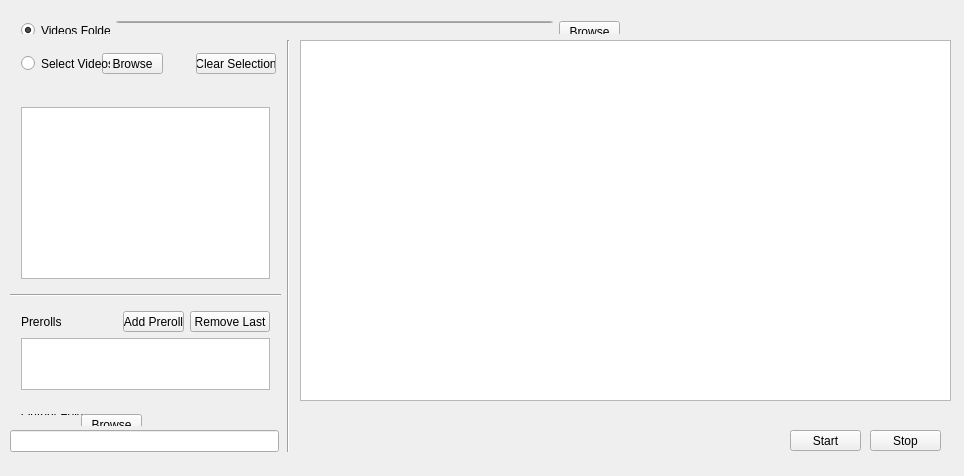
<?xml version="1.0" encoding="UTF-8"?>
<ui version="4.0">
 <class>MainWindow</class>
 <widget class="QMainWindow" name="MainWindow">
  <property name="geometry">
   <rect>
    <x>0</x>
    <y>0</y>
    <width>964</width>
    <height>476</height>
   </rect>
  </property>
  <property name="windowTitle">
   <string>PrerollJoiner</string>
  </property>
  <widget class="QWidget" name="centralWidget">
   <widget class="QWidget" name="layoutWidget">
    <property name="geometry">
     <rect>
      <x>10</x>
      <y>300</y>
      <width>271</width>
      <height>101</height>
     </rect>
    </property>
    <layout class="QGridLayout" name="gridLayout">
     <property name="sizeConstraint">
      <enum>QLayout::SetNoConstraint</enum>
     </property>
     <item row="0" column="0">
      <widget class="QLabel" name="lblPrerolls">
       <property name="maximumSize">
        <size>
         <width>16777215</width>
         <height>21</height>
        </size>
       </property>
       <property name="text">
        <string>Prerolls</string>
       </property>
      </widget>
     </item>
     <item row="1" column="0" colspan="4">
      <widget class="QTextBrowser" name="txtPrerollsList"/>
     </item>
     <item row="0" column="3">
      <widget class="QPushButton" name="btnRemoveLastPreroll">
       <property name="minimumSize">
        <size>
         <width>80</width>
         <height>21</height>
        </size>
       </property>
       <property name="maximumSize">
        <size>
         <width>80</width>
         <height>21</height>
        </size>
       </property>
       <property name="text">
        <string>Remove Last</string>
       </property>
      </widget>
     </item>
     <item row="0" column="2">
      <widget class="QPushButton" name="btnAddPreroll">
       <property name="enabled">
        <bool>true</bool>
       </property>
       <property name="sizePolicy">
        <sizepolicy hsizetype="Fixed" vsizetype="Fixed">
         <horstretch>0</horstretch>
         <verstretch>0</verstretch>
        </sizepolicy>
       </property>
       <property name="minimumSize">
        <size>
         <width>61</width>
         <height>21</height>
        </size>
       </property>
       <property name="maximumSize">
        <size>
         <width>61</width>
         <height>21</height>
        </size>
       </property>
       <property name="text">
        <string>Add Preroll</string>
       </property>
      </widget>
     </item>
    </layout>
   </widget>
   <widget class="QWidget" name="layoutWidget">
    <property name="geometry">
     <rect>
      <x>10</x>
      <y>10</y>
      <width>621</width>
      <height>24</height>
     </rect>
    </property>
    <layout class="QHBoxLayout" name="horizontalLayout">
     <item>
      <widget class="QRadioButton" name="rbtnDirectory">
       <property name="sizePolicy">
        <sizepolicy hsizetype="Fixed" vsizetype="Fixed">
         <horstretch>0</horstretch>
         <verstretch>0</verstretch>
        </sizepolicy>
       </property>
       <property name="minimumSize">
        <size>
         <width>89</width>
         <height>19</height>
        </size>
       </property>
       <property name="maximumSize">
        <size>
         <width>89</width>
         <height>19</height>
        </size>
       </property>
       <property name="text">
        <string>Videos Folder</string>
       </property>
       <property name="checked">
        <bool>true</bool>
       </property>
       <attribute name="buttonGroup">
        <string notr="true">buttonGroup</string>
       </attribute>
      </widget>
     </item>
     <item>
      <widget class="QLineEdit" name="editInputDirectory">
       <property name="minimumSize">
        <size>
         <width>0</width>
         <height>0</height>
        </size>
       </property>
       <property name="maximumSize">
        <size>
         <width>500</width>
         <height>16777215</height>
        </size>
       </property>
       <property name="readOnly">
        <bool>true</bool>
       </property>
      </widget>
     </item>
     <item>
      <widget class="QPushButton" name="btnBrowseInputDirectory">
       <property name="sizePolicy">
        <sizepolicy hsizetype="Fixed" vsizetype="Fixed">
         <horstretch>0</horstretch>
         <verstretch>0</verstretch>
        </sizepolicy>
       </property>
       <property name="minimumSize">
        <size>
         <width>61</width>
         <height>21</height>
        </size>
       </property>
       <property name="maximumSize">
        <size>
         <width>61</width>
         <height>21</height>
        </size>
       </property>
       <property name="text">
        <string>Browse</string>
       </property>
      </widget>
     </item>
    </layout>
   </widget>
   <widget class="QWidget" name="layoutWidget">
    <property name="geometry">
     <rect>
      <x>10</x>
      <y>42</y>
      <width>271</width>
      <height>248</height>
     </rect>
    </property>
    <layout class="QGridLayout" name="gridLayout_3">
     <item row="0" column="1" colspan="2">
      <widget class="QPushButton" name="btnBrowseVideos">
       <property name="enabled">
        <bool>true</bool>
       </property>
       <property name="sizePolicy">
        <sizepolicy hsizetype="Fixed" vsizetype="Fixed">
         <horstretch>0</horstretch>
         <verstretch>0</verstretch>
        </sizepolicy>
       </property>
       <property name="minimumSize">
        <size>
         <width>61</width>
         <height>21</height>
        </size>
       </property>
       <property name="maximumSize">
        <size>
         <width>61</width>
         <height>21</height>
        </size>
       </property>
       <property name="text">
        <string>Browse</string>
       </property>
      </widget>
     </item>
     <item row="1" column="0" colspan="2">
      <widget class="QLabel" name="lblSelectedVideosCount">
       <property name="sizePolicy">
        <sizepolicy hsizetype="Fixed" vsizetype="Fixed">
         <horstretch>0</horstretch>
         <verstretch>0</verstretch>
        </sizepolicy>
       </property>
       <property name="minimumSize">
        <size>
         <width>150</width>
         <height>21</height>
        </size>
       </property>
       <property name="maximumSize">
        <size>
         <width>150</width>
         <height>21</height>
        </size>
       </property>
       <property name="text">
        <string/>
       </property>
      </widget>
     </item>
     <item row="0" column="0">
      <widget class="QRadioButton" name="rbtnVideos">
       <property name="sizePolicy">
        <sizepolicy hsizetype="Fixed" vsizetype="Fixed">
         <horstretch>0</horstretch>
         <verstretch>0</verstretch>
        </sizepolicy>
       </property>
       <property name="minimumSize">
        <size>
         <width>89</width>
         <height>19</height>
        </size>
       </property>
       <property name="maximumSize">
        <size>
         <width>89</width>
         <height>19</height>
        </size>
       </property>
       <property name="text">
        <string>Select Videos</string>
       </property>
       <attribute name="buttonGroup">
        <string notr="true">buttonGroup</string>
       </attribute>
      </widget>
     </item>
     <item row="0" column="3">
      <widget class="QPushButton" name="btnClearSelection">
       <property name="minimumSize">
        <size>
         <width>80</width>
         <height>21</height>
        </size>
       </property>
       <property name="maximumSize">
        <size>
         <width>80</width>
         <height>21</height>
        </size>
       </property>
       <property name="text">
        <string>Clear Selection</string>
       </property>
      </widget>
     </item>
     <item row="2" column="0" colspan="4">
      <widget class="QTextBrowser" name="txtSelectedVideos"/>
     </item>
    </layout>
   </widget>
   <widget class="QTextBrowser" name="txtStandardOutput">
    <property name="geometry">
     <rect>
      <x>300</x>
      <y>40</y>
      <width>651</width>
      <height>361</height>
     </rect>
    </property>
    <property name="sizePolicy">
     <sizepolicy hsizetype="Preferred" vsizetype="Preferred">
      <horstretch>0</horstretch>
      <verstretch>0</verstretch>
     </sizepolicy>
    </property>
   </widget>
   <widget class="Line" name="line">
    <property name="geometry">
     <rect>
      <x>280</x>
      <y>40</y>
      <width>16</width>
      <height>412</height>
     </rect>
    </property>
    <property name="orientation">
     <enum>Qt::Vertical</enum>
    </property>
   </widget>
   <widget class="QPushButton" name="btnStart">
    <property name="geometry">
     <rect>
      <x>790</x>
      <y>430</y>
      <width>71</width>
      <height>21</height>
     </rect>
    </property>
    <property name="text">
     <string>Start</string>
    </property>
   </widget>
   <widget class="QPushButton" name="btnStop">
    <property name="geometry">
     <rect>
      <x>870</x>
      <y>430</y>
      <width>71</width>
      <height>21</height>
     </rect>
    </property>
    <property name="text">
     <string>Stop</string>
    </property>
   </widget>
   <widget class="Line" name="line_2">
    <property name="geometry">
     <rect>
      <x>10</x>
      <y>293</y>
      <width>271</width>
      <height>5</height>
     </rect>
    </property>
    <property name="orientation">
     <enum>Qt::Horizontal</enum>
    </property>
   </widget>
   <widget class="QWidget" name="layoutWidget">
    <property name="geometry">
     <rect>
      <x>300</x>
      <y>410</y>
      <width>653</width>
      <height>15</height>
     </rect>
    </property>
    <layout class="QHBoxLayout" name="horizontalLayout_3">
     <item>
      <widget class="QLabel" name="label">
       <property name="maximumSize">
        <size>
         <width>47</width>
         <height>16777215</height>
        </size>
       </property>
       <property name="text">
        <string>Status:</string>
       </property>
      </widget>
     </item>
     <item>
      <widget class="QLabel" name="lblStatus">
       <property name="minimumSize">
        <size>
         <width>604</width>
         <height>0</height>
        </size>
       </property>
       <property name="text">
        <string/>
       </property>
      </widget>
     </item>
    </layout>
   </widget>
   <widget class="QLineEdit" name="editOutputDirectory">
    <property name="geometry">
     <rect>
      <x>10</x>
      <y>430</y>
      <width>269</width>
      <height>22</height>
     </rect>
    </property>
    <property name="minimumSize">
     <size>
      <width>0</width>
      <height>0</height>
     </size>
    </property>
    <property name="maximumSize">
     <size>
      <width>500</width>
      <height>16777215</height>
     </size>
    </property>
    <property name="readOnly">
     <bool>true</bool>
    </property>
   </widget>
   <widget class="QWidget" name="layoutWidget">
    <property name="geometry">
     <rect>
      <x>10</x>
      <y>403</y>
      <width>136</width>
      <height>23</height>
     </rect>
    </property>
    <layout class="QHBoxLayout" name="horizontalLayout_2">
     <item>
      <widget class="QLabel" name="lblOutputFolder">
       <property name="minimumSize">
        <size>
         <width>67</width>
         <height>0</height>
        </size>
       </property>
       <property name="maximumSize">
        <size>
         <width>67</width>
         <height>16777215</height>
        </size>
       </property>
       <property name="text">
        <string>Output Folder</string>
       </property>
      </widget>
     </item>
     <item>
      <widget class="QPushButton" name="btnBrowseOutputDirectory">
       <property name="sizePolicy">
        <sizepolicy hsizetype="Fixed" vsizetype="Fixed">
         <horstretch>0</horstretch>
         <verstretch>0</verstretch>
        </sizepolicy>
       </property>
       <property name="minimumSize">
        <size>
         <width>61</width>
         <height>21</height>
        </size>
       </property>
       <property name="maximumSize">
        <size>
         <width>61</width>
         <height>21</height>
        </size>
       </property>
       <property name="text">
        <string>Browse</string>
       </property>
      </widget>
     </item>
    </layout>
   </widget>
  </widget>
  <widget class="QMenuBar" name="menuBar">
   <property name="geometry">
    <rect>
     <x>0</x>
     <y>0</y>
     <width>964</width>
     <height>20</height>
    </rect>
   </property>
  </widget>
 </widget>
 <layoutdefault spacing="6" margin="11"/>
 <resources/>
 <connections/>
 <buttongroups>
  <buttongroup name="buttonGroup"/>
 </buttongroups>
</ui>
